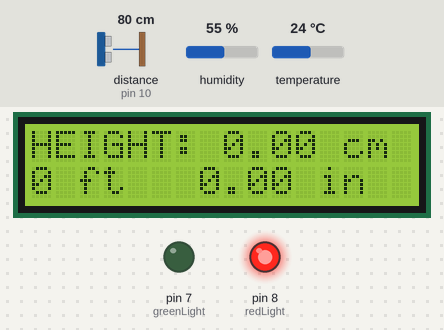
Bench run of a sketch on a simulated Arduino Uno, built with avr-gcc and run on an emulated ATmega328P. On the bench: 16×2 character LCD, output pins drawn as LEDs (lit = HIGH). Wiring (inferred from the names in the program): ultrasonic range finder: trigger pin 9; echo pin 10. The inputs (shaded band) are chosen by the test bench; at power-on: distance to the obstacle (sensor on pin 10) 80 cm, humidity 55 %, temperature 24 °C. The echo pulse lasts 58.3 µs per cm; pins used as bus, display or sensor lines are not drawn; what the sketch prints to the serial monitor is not drawn.

Above: at 1.3 s.
1.4 s: distance to the obstacle (sensor on pin 10) set to 145 cm
At 2.9 s:
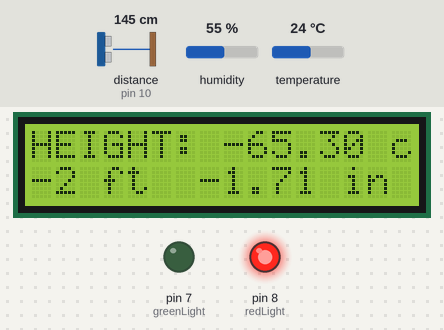
7.5 s: distance to the obstacle (sensor on pin 10) set to 152 cm
At 9.9 s:
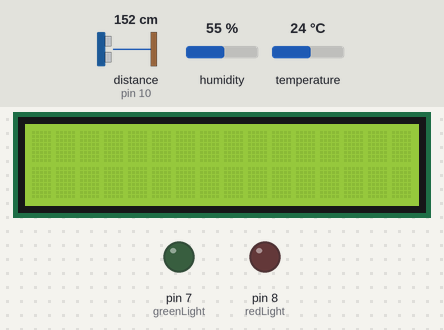
12.2 s: distance to the obstacle (sensor on pin 10) set to 2 cm
At 14.1 s:
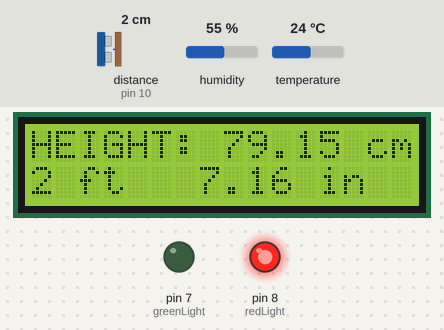
14.3 s: humidity set to 88 %
At 17.8 s:
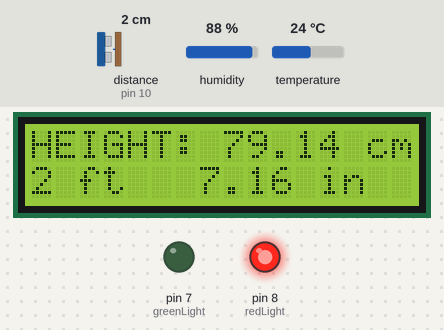
18.5 s: temperature set to 33 °C
At 22.2 s:
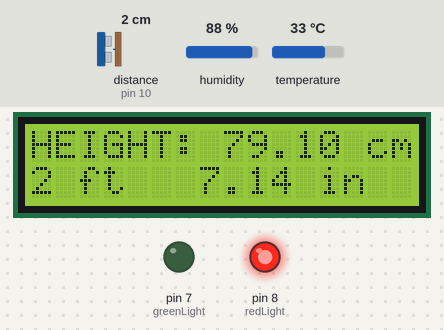
22.5 s: temperature set to 28 °C
At 26.6 s:
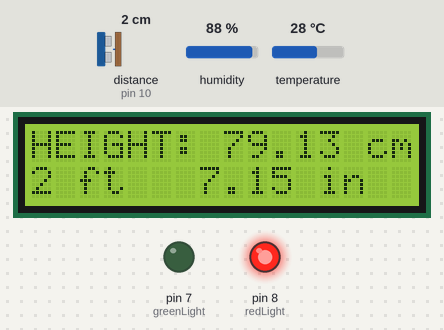
Timing chart, 0 to 27.6 s (numbered marks = the images above; inputs shaded):
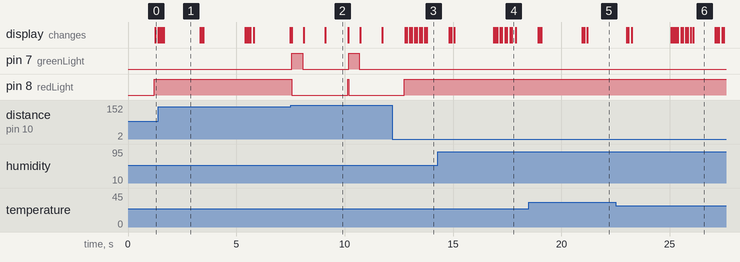

Measured:
- the behaviour switches between 148 and 149 cm on distance to the obstacle (sensor on pin 10) (found by bisection; images 1 and 2)
- after the input at 7.5 s, pin 7 (greenLight): alternates HIGH for 0.50 s and LOW for 2.1 s, starting after 0.07 s; pin 8 (redLight): HIGH → LOW after 0.07 s, → HIGH 2.6 s later, → LOW 0.05 s later
- after the input at 12.2 s, pin 7 (greenLight): stays LOW (without the input it goes to HIGH after 0.60 s); pin 8 (redLight): goes on until 12.8 s, then stays HIGH
- what the display in image 1 shows lasts 1.7 s, from 1.6 s to 3.3 s
- what the display in image 2 shows lasts 1.1 s, from 9.1 s to 10.2 s

The sketch:

height_measuring_device_returns.ino
```cpp
#include <DHT.h>
#include <Wire.h>
#include <LiquidCrystal_I2C.h>

#define max_distance 300
#define DHTPIN A0
#define DHTTYPE DHT11

DHT dht(DHTPIN, DHTTYPE);

LiquidCrystal_I2C lcd(0x27,16,2);

//SDA = A4, SCL = A5
const int trigPin = 9;
const int echoPin = 10;
long duration;
float distance;
float inch;
float inch2;
float inch3;
float temp;
float humi;
float spid;
float ground;
float height;
int redLight = 8;
int greenLight = 7;
int ft;
int i;

void setup()
{
  lcd.begin(16,2);
  lcd.init();
  lcd.init();
  lcd.backlight();
  Serial.begin(9600);
  dht.begin();
  pinMode(trigPin, OUTPUT);
  pinMode(echoPin, INPUT);
  pinMode(redLight, OUTPUT);
  pinMode(greenLight, OUTPUT);
}

void loop()
{

  digitalWrite(trigPin, LOW);
  delayMicroseconds(2);
  digitalWrite(trigPin, HIGH);
  delayMicroseconds(10);
  digitalWrite(trigPin, LOW);

  temp = dht.readTemperature();
  humi = dht.readHumidity();
  duration = pulseIn(echoPin, HIGH);
  spid = 331.3 + 0.606*temp + 0.01243 * humi;

  i++;
  if(i==2)
    {
      ground = duration*spid/20000;
    }

  distance = duration*spid/20000;
  height = ground - distance ;
  ft = height/30.48;
  inch = height*0.393701;
  inch2 = ft*12;
  inch3 = inch - inch2;


  if (distance < 150)
  {
    digitalWrite(greenLight,LOW);
    digitalWrite(redLight,HIGH);
  }
   else
  {
    digitalWrite(redLight,LOW);
    digitalWrite(greenLight,HIGH);
    delay(500);
    digitalWrite(greenLight,LOW);
  }

  Serial.println(" ");
  Serial.print("distance= ");
  Serial.print(distance);
  Serial.println(" cm");
  Serial.print("humidity: ");
  Serial.print(humi);
  Serial.println(" %");
  Serial.print("temp: ");
  Serial.print(temp);
  Serial.println(" °C");
  Serial.print("speed: ");
  Serial.println(spid);

  if (distance > 150)
  {
    lcd.clear();
    lcd.setCursor(0,0);
    lcd.print("VACANT, STAND");
    lcd.setCursor(0,1);
    lcd.print("UNDER FOR HEIGHT");
    delay(1000);
    lcd.clear();
  }
  else
  {
    lcd.setCursor(0,0);
    lcd.print("HEIGHT: ");
    lcd.print(height);
    lcd.print(" cm");
    lcd.setCursor(0,1);
    lcd.print(ft);
    lcd.print(" ft");
    lcd.setCursor(7,1);
    lcd.print(inch3);
    lcd.print(" in");
  }
}
```
